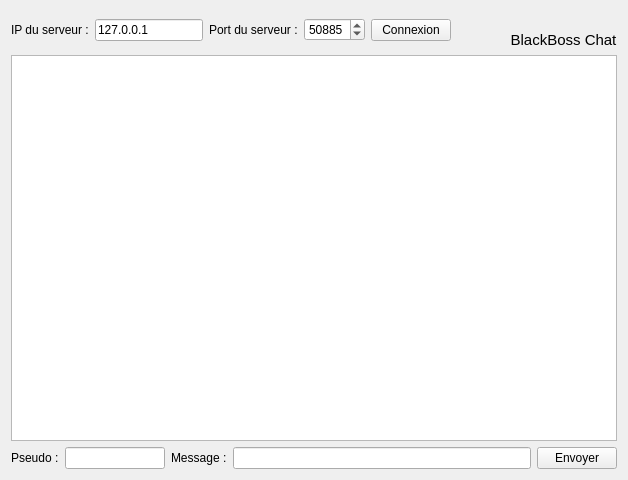
<?xml version="1.0" encoding="UTF-8"?>
<ui version="4.0">
 <class>FenClient</class>
 <widget class="QWidget" name="FenClient">
  <property name="geometry">
   <rect>
    <x>0</x>
    <y>0</y>
    <width>628</width>
    <height>480</height>
   </rect>
  </property>
  <property name="windowTitle">
   <string>BlackBoss</string>
  </property>
  <property name="windowIcon">
   <iconset>
    <normaloff>chat.png</normaloff>chat.png</iconset>
  </property>
  <layout class="QVBoxLayout" name="verticalLayout_2">
   <item>
    <layout class="QHBoxLayout" name="horizontalLayout">
     <item>
      <widget class="QLabel" name="label">
       <property name="text">
        <string>IP du serveur :</string>
       </property>
      </widget>
     </item>
     <item>
      <widget class="QLineEdit" name="serveurIP">
       <property name="maximumSize">
        <size>
         <width>150</width>
         <height>16777215</height>
        </size>
       </property>
       <property name="text">
        <string>127.0.0.1</string>
       </property>
      </widget>
     </item>
     <item>
      <widget class="QLabel" name="label_2">
       <property name="text">
        <string>Port du serveur :</string>
       </property>
      </widget>
     </item>
     <item>
      <widget class="QSpinBox" name="serveurPort">
       <property name="minimumSize">
        <size>
         <width>60</width>
         <height>0</height>
        </size>
       </property>
       <property name="minimum">
        <number>1024</number>
       </property>
       <property name="maximum">
        <number>65535</number>
       </property>
       <property name="value">
        <number>50885</number>
       </property>
      </widget>
     </item>
     <item>
      <widget class="QPushButton" name="boutonConnexion">
       <property name="text">
        <string>Connexion</string>
       </property>
      </widget>
     </item>
     <item>
      <spacer name="horizontalSpacer">
       <property name="orientation">
        <enum>Qt::Horizontal</enum>
       </property>
       <property name="sizeHint" stdset="0">
        <size>
         <width>40</width>
         <height>20</height>
        </size>
       </property>
      </spacer>
     </item>
     <item>
      <layout class="QVBoxLayout" name="verticalLayout">
       <item>
        <widget class="QLabel" name="label_5">
         <property name="pixmap">
          <pixmap>chat.png</pixmap>
         </property>
        </widget>
       </item>
       <item>
        <widget class="QLabel" name="label_6">
         <property name="font">
          <font>
           <pointsize>11</pointsize>
           <weight>50</weight>
           <bold>false</bold>
          </font>
         </property>
         <property name="text">
          <string>BlackBoss Chat</string>
         </property>
         <property name="alignment">
          <set>Qt::AlignCenter</set>
         </property>
        </widget>
       </item>
      </layout>
     </item>
    </layout>
   </item>
   <item>
    <widget class="QTextEdit" name="listeMessages">
     <property name="readOnly">
      <bool>true</bool>
     </property>
    </widget>
   </item>
   <item>
    <layout class="QHBoxLayout" name="horizontalLayout_2">
     <item>
      <widget class="QLabel" name="label_3">
       <property name="text">
        <string>Pseudo :</string>
       </property>
      </widget>
     </item>
     <item>
      <widget class="QLineEdit" name="pseudo">
       <property name="maximumSize">
        <size>
         <width>100</width>
         <height>16777215</height>
        </size>
       </property>
      </widget>
     </item>
     <item>
      <widget class="QLabel" name="label_4">
       <property name="text">
        <string>Message :</string>
       </property>
      </widget>
     </item>
     <item>
      <widget class="QLineEdit" name="message"/>
     </item>
     <item>
      <widget class="QPushButton" name="boutonEnvoyer">
       <property name="text">
        <string>Envoyer</string>
       </property>
       <property name="icon">
        <iconset>
         <normaloff>chat.png</normaloff>chat.png</iconset>
       </property>
      </widget>
     </item>
    </layout>
   </item>
  </layout>
 </widget>
 <resources/>
 <connections/>
</ui>
